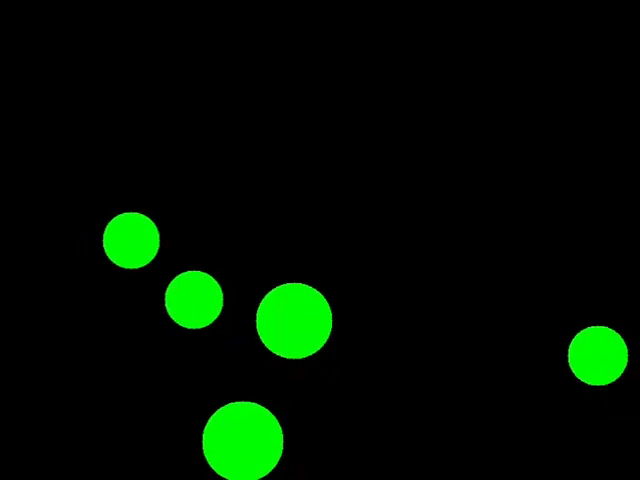
#> input picture frame 6 of Q4/check.mp4, 640 x 480 px, given in place of videos, which was not available
$ python task4_2_1.py
#> lines starting #> are read from the running program, lines starting #| are printed output that depends on the picture; after the words box and inside, x2 and y2 are one past the last pixel; in counts of white or black regions, pixels touching at a corner belong together; pictures that were not available may be replaced by others from this repository, and a replacement may not be noted
import cv2
import numpy as np
import time

# Load the video
cap = cv2.VideoCapture('videos')

# Define the lower and upper bounds for green color in HSV format
lower_green = np.array([35, 50, 50])
upper_green = np.array([120, 255, 255])

# Create video writers for each ball
video_writers = [cv2.VideoWriter(f'ball_{i+1}.avi', cv2.VideoWriter_fourcc(*'XVID'), 25, (640, 480)) for i in range(5)]

frame_count = 0

# Initialize variables to store previous centroids and paths for each ball
prev_centroids = [None] * 5

frame_rate = cap.get(cv2.CAP_PROP_FPS)

while cap.isOpened():
    """ret and frame are diff values , ret says if a particular frame is read
                                                 successfully,frame is numpy array representing an image. """
    ret, frame = cap.read()
#> frame is the input picture: shape (480, 640, 3); mean B, G, R 0.4, 14.6, 0.4
    if not ret:
        break
    #each frame(pic) is converted bgr to hsv as opencv uses hsv format

    hsv = cv2.cvtColor(frame, cv2.COLOR_BGR2HSV)
#> hsv: shape (480, 640, 3); mean H, S, V 5.6, 21.9, 14.6
    # Apply morphological operations to remove noise
    mask = cv2.inRange(hsv, lower_green, upper_green)
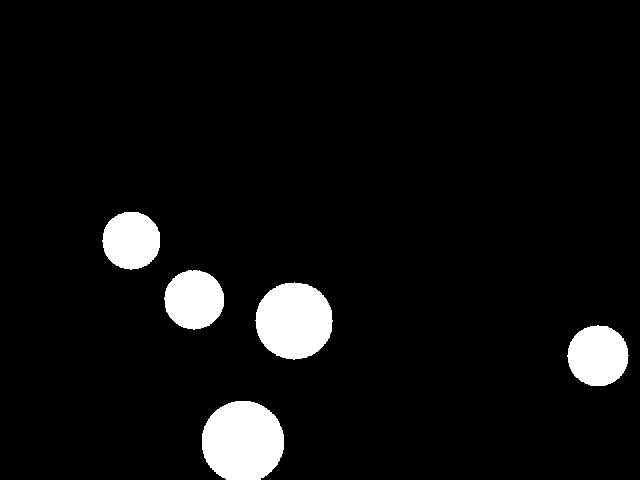
#> mask: shape (480, 640); 6% white; 5 white regions, box (x1, y1, x2, y2) and area: (202, 401, 284, 480) 5269, (255, 282, 333, 360) 4677, (567, 325, 629, 386) 2925, (164, 270, 224, 330) 2785, (102, 212, 160, 270) 2646
    mask = cv2.erode(mask, None, iterations=2)
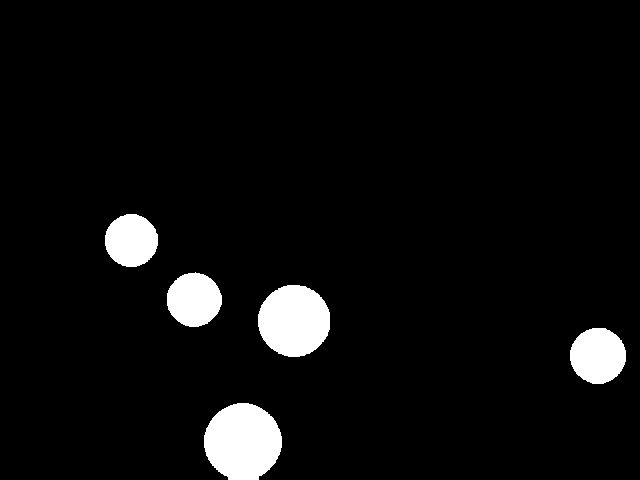
#> mask: shape (480, 640); 5.1% white; 5 white regions, box (x1, y1, x2, y2) and area: (204, 403, 282, 480) 4703, (258, 285, 330, 357) 4079, (570, 328, 626, 384) 2456, (167, 272, 222, 327) 2319, (105, 214, 158, 267) 2202
    mask = cv2.dilate(mask, None, iterations=2)
#> mask: shape (480, 640); 5.9% white; 5 white regions
#find contours  contours  are nothing but the boundaries for the detected object,RETR_EXT only considers external contours
    contours, _ = cv2.findContours(mask.copy(), cv2.RETR_EXTERNAL, cv2.CHAIN_APPROX_SIMPLE)#CHAIN_APPROX_SIMPLE ,This parameter specifies the contour approximation method.
#> contours = 5 contours; box (x1, y1, x2, y2) and area: (202, 401, 284, 480) 5149, (256, 283, 332, 359) 4560, (568, 326, 628, 386) 2832, (165, 270, 224, 329) 2690, (103, 212, 160, 269) 2558

    centers = []  # Store the centers of the detected contours

    for contour in contours:
        area = cv2.contourArea(contour)
        if area > 100:
            # Calculate centroid of the contour
            M = cv2.moments(contour)

            """" Zeroth Moment (m00): Represents the total area of the contour. It's the summation of all the pixel values within the contour region.
            cX = int(M["m10"] / M["m00"]): If the area is non-zero (m00 is not zero), this line calculates the x-coordinate of the centroid (cX).
             The first moment m10 represents the sum of the product of pixel intensities and their x-coordinates within the contour.
              Dividing m10 by m00 gives the average x-coordinate, which is the x-coordinate of the centroid."""""

            if M["m00"] != 0:
                cX = int(M["m10"] / M["m00"])
                cY = int(M["m01"] / M["m00"])
                centers.append((cX, cY))

                # Draw contours around the ball
                color=(255,0,0)
                cv2.drawContours(frame, [contour], -1, color, 2)
#> this loop made 5 passes
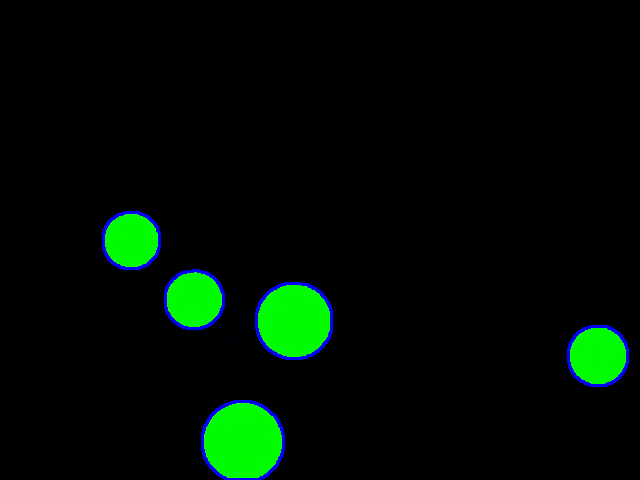
#> frame: shape (480, 640, 3); 1.15% of pixels changed, all inside (x1, y1, x2, y2) = (102, 211, 629, 480)
#> after the loop, centers = [(242, 440), (597, 355), (293, 320), (193, 299), (130, 240)]

    # Calculate velocities and accelerations
    for i, center in enumerate(centers):
        if i < len(prev_centroids) and prev_centroids[i] is not None:
            delta_pos = np.array(center) - np.array(prev_centroids[i])

            # Calculate velocity
            time_elapsed=1/frame_rate
            velocity = delta_pos / time_elapsed

            # Calculate acceleration
            if frame_count > 1 and i > 0:
                prev_velocity = np.array(prev_centroids[i]) - np.array(prev_centroids[i - 1])
                acceleration = (velocity - prev_velocity)/time_elapsed
            else:
                acceleration = np.zeros(2)

            # Print velocities and accelerations
            print(f'Frame {frame_count}, Ball {i + 1}:')
            print(f'Velocity: {velocity}')
            print(f'Acceleration: {acceleration}')
#> this loop made 5 passes

    prev_centroids = centers
#> prev_centroids has the same summary as centers

    # Write the frame to all video writers
    for writer in video_writers:
        writer.write(frame)

    cv2.imshow('Detected green Balls', frame)

    frame_count += 1

    if cv2.waitKey(1) & 0xFF == ord('q'):
#> (key q is pressed here)
        break

# Release the video capture and video writers
cap.release()
for writer in video_writers:
    writer.release()

cv2.destroyAllWindows()

$ run again, starting later in the video
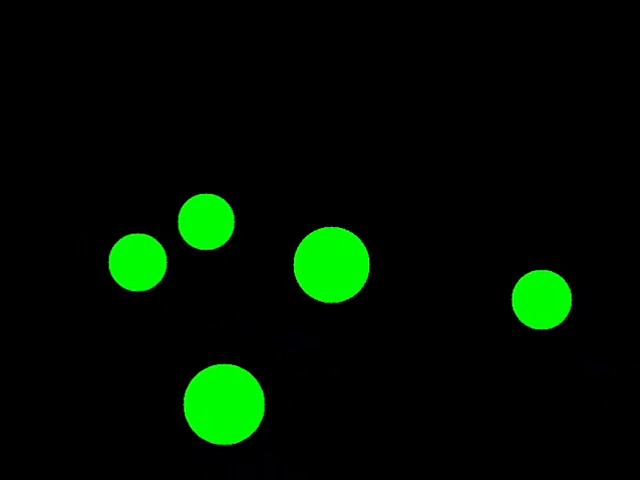
#> input picture frame 27 of Q4/check.mp4, 640 x 480 px, given in place of videos, which was not available
#> frame is the input picture: shape (480, 640, 3); mean B, G, R 0.4, 14.6, 0.4
#> hsv: shape (480, 640, 3); mean H, S, V 7.5, 28.7, 14.7
#> `mask = cv2.erode(mask, None, iterations=2)`:
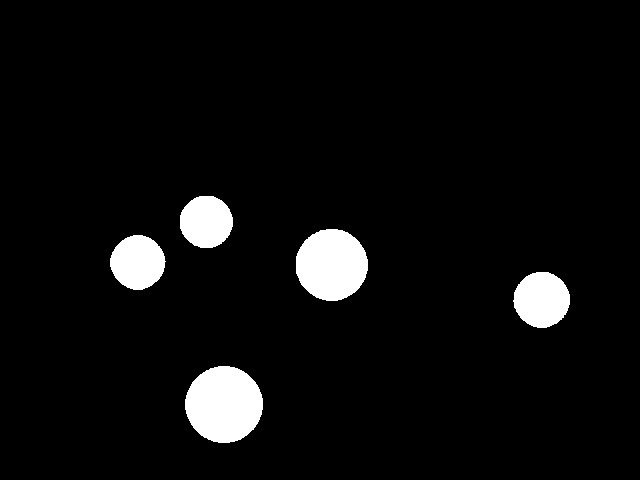
#> mask: shape (480, 640); 5.1% white; 5 white regions, box (x1, y1, x2, y2) and area: (185, 366, 263, 443) 4670, (296, 229, 368, 301) 4070, (513, 272, 570, 328) 2462, (110, 235, 166, 290) 2328, (180, 196, 233, 248) 2186
#> contours = 5 contours; box (x1, y1, x2, y2) and area: (183, 364, 265, 445) 5190, (294, 227, 370, 303) 4552, (511, 270, 572, 330) 2842, (108, 233, 168, 292) 2704, (178, 194, 235, 250) 2539
#> the loop `for contour in contours:` made 5 passes
#> area on passes 1 to 5: 5189.5, 2841.5, 2703.5, 4552, 2539
#> after the loop `for contour in contours:`:
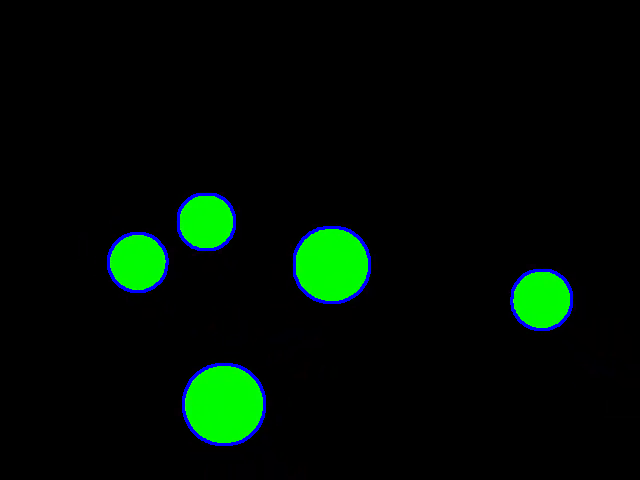
#> frame: shape (480, 640, 3); 1.16% of pixels changed, all inside (x1, y1, x2, y2) = (107, 193, 573, 446)
#> after the loop `for contour in contours:`: centers = [(223, 404), (541, 299), (137, 261), (331, 264), (205, 221)]
#> the loop `for i, center in enumerate(centers):` made 5 passes
#> prev_centroids has the same summary as centers

$ run again, starting later in the video
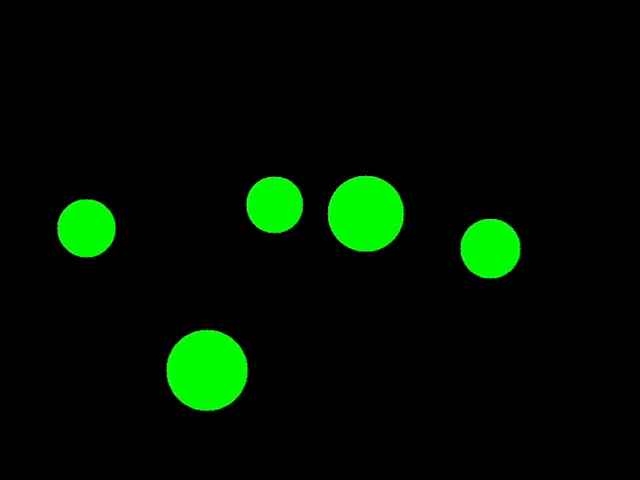
#> input picture frame 48 of Q4/check.mp4, 640 x 480 px, given in place of videos, which was not available
#> frame is the input picture: shape (480, 640, 3); mean B, G, R 0.4, 14.6, 0.4
#> hsv: shape (480, 640, 3); mean H, S, V 5.9, 22.9, 14.7
#> `mask = cv2.erode(mask, None, iterations=2)`:
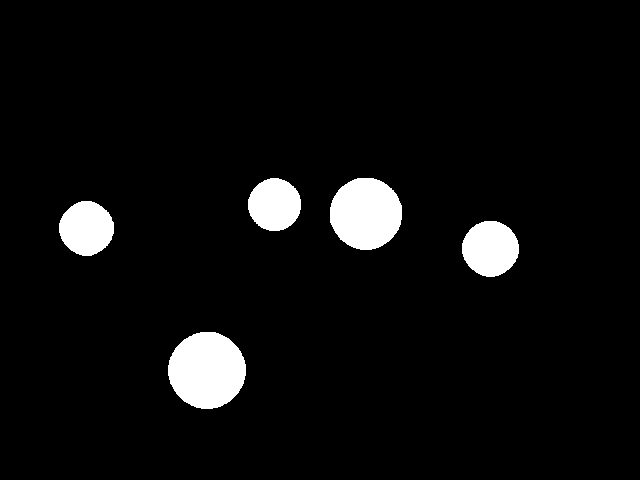
#> mask: shape (480, 640); 5.1% white; 5 white regions, box (x1, y1, x2, y2) and area: (168, 332, 246, 409) 4677, (330, 178, 402, 250) 4091, (462, 221, 519, 277) 2475, (59, 201, 114, 256) 2318, (248, 178, 301, 231) 2192
#> contours = 5 contours; box (x1, y1, x2, y2) and area: (166, 330, 248, 411) 5197, (328, 176, 404, 252) 4572, (460, 219, 521, 279) 2856, (57, 199, 116, 258) 2689, (246, 176, 303, 233) 2548
#> the loop `for contour in contours:` made 5 passes
#> area on passes 1 to 5: 5197, 2856, 2689, 4572, 2548
#> after the loop `for contour in contours:`:
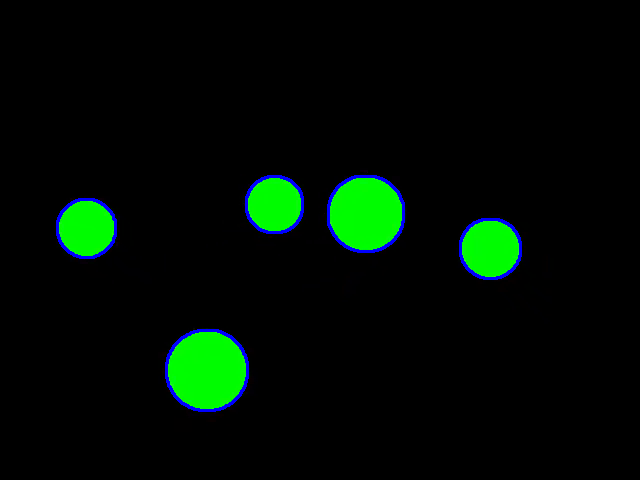
#> frame: shape (480, 640, 3); 1.16% of pixels changed, all inside (x1, y1, x2, y2) = (56, 175, 522, 412)
#> after the loop `for contour in contours:`: centers = [(206, 369), (489, 248), (86, 227), (365, 213), (274, 204)]
#> the loop `for i, center in enumerate(centers):` made 5 passes
#> prev_centroids has the same summary as centers
